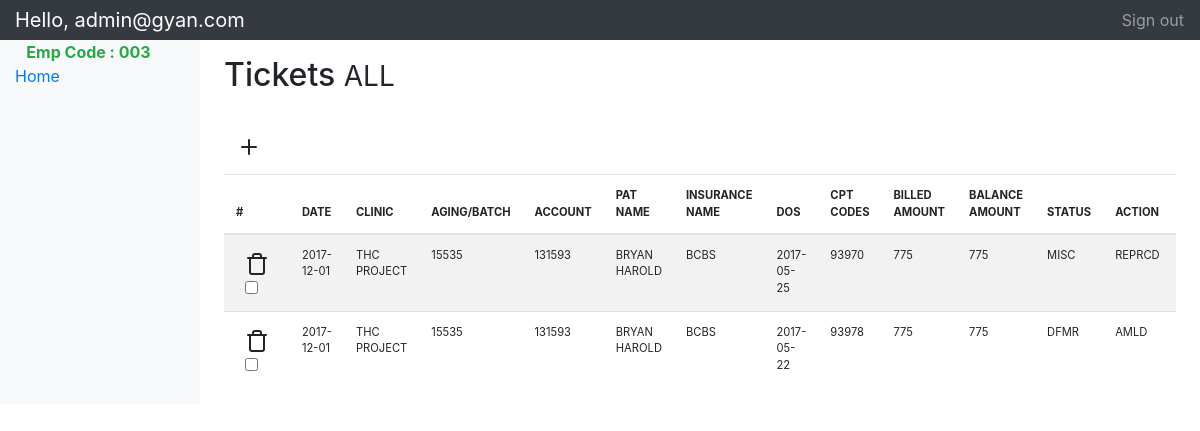
Before: /tickets/list/ (signed in) with the older database file.
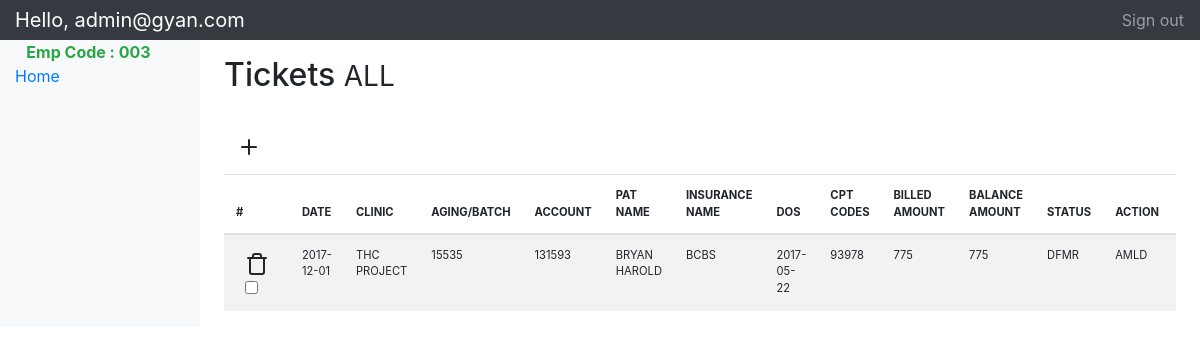
After: the same page with the newer database file.
### tickets/models.py (models this page shows, shortened)
class Ticket(models.Model):
    REJECTED = 1  # Manager can this <=pending>
    CLOSED = 2  # Manager can do this
    SUBMITTED = 3  # User can do this and manager
    STATUSES = (
        (REJECTED, 'Reverted'),
        (CLOSED, 'Closed'),
        (SUBMITTED, 'Submitted')
    )
    date_created = models.CharField(max_length=20, null=True)
    clinic = models.CharField(max_length=50, null=True)
    aging_batch = models.CharField(max_length=50, null=True)
    account = models.CharField(max_length=50, null=True)
    patient_name = models.CharField(max_length=50, null=True)
    insurance = models.CharField(max_length=100, null=True)
    dos = models.CharField(max_length=255, blank=True, null=True)
    cpt_codes = models.CharField(max_length=100, null=True)
    billed_amount = models.CharField(null=True, max_length=20)
    balance_amount = models.CharField(null=True, max_length=20)
    status = models.CharField(max_length=60, null=True)
    comment = models.TextField(blank=True, null=True)
    action = models.CharField(max_length=60, null=True)
    escalate_to = models.CharField(max_length=100, null=True)
    preventive_action = models.TextField(null=True)
    worked = models.CharField(max_length=255, blank=True, null=True)
    statuses = models.IntegerField(choices=STATUSES, default=SUBMITTED)
    form_user = models.ForeignKey(MyUser, on_delete=models.CASCADE, related_name='form_user', default=1)
    class Meta:
        ordering = ['-id']

### tickets/views.py (the view, shortened to what this page needs)
# urls.py: url(r'^tickets/list/$', ticket_list),
@login_required
def ticket_list(request):
    statuses = Ticket.STATUSES
    tickets = Ticket.objects.filter(Q(form_user=request.user.id) | Q(escalate_to=request.user.email)).all()
    status_display = 'ALL'
    return render(request, 'tickets/list.html', {'tickets': tickets, 'status_display': status_display})

### accounts/models.py (called while the page is built)
    def __str__(self):
        return self.email

### templates/tickets/list.html (shortened to what this page needs)
<!doctype html>
<html lang="en">
<head>
    {% load bootstrap4 %}
    {% bootstrap_css %}
</head>
<body>
<nav class="navbar navbar-dark sticky-top bg-dark flex-md-nowrap p-0">
    <a class="navbar-brand col-sm-3 col-md-2 mr-0" href="#">Hello, {{user}}</a>
    <ul class="navbar-nav px-3">
        <li class="nav-item text-nowrap">
            <a class="nav-link" href="/logout">Sign out</a>
        </li>
    </ul>
</nav>
<div class="container-fluid">
    <div class="row">
        <nav class="col-md-2 d-none d-md-block bg-light sidebar">
            <div class="sidebar-sticky">
                <ul class="nav flex-column">
                    <li class="nav-item">
                        <strong class="text text-success">
                            &nbsp;&nbsp;&nbsp;Emp Code : {{user.emp_code}}</strong>
                    </li>
                     <li class="nav-item">
                        <a href="/accounts/profile/">Home</a>
                    </li>
                </ul>
            </div>
        </nav>
        <main role="main" class="col-md-9 ml-sm-auto col-lg-10 pt-3 px-4">
            <div class="d-flex justify-content-between flex-wrap flex-md-nowrap align-items-center pb-2 mb-3">
                <h1 class="h2">Tickets <small>{{status_display}}</small></h1>
            </div>
            <div class="mb-2">
                    <a class="btn" href='javaScript: window.open("http://127.0.0.1:8000/tickets/new/", "MsgWindow", "width=600,height=500");' title="Add new Item">
                        <small data-feather="plus"></small>
                    </a>
            </div>
            <div class="table-responsive">
                <table class="table table-striped" style="font-size:70%;">
                    <thead>
                    <tr>
                        <th>#</th>
                        <th>DATE</th>
                        <th>CLINIC</th>
                        <th>AGING/BATCH</th>
                        <th>ACCOUNT</th>
                        <th>PAT NAME</th>
                        <th>INSURANCE NAME</th>
                        <th>DOS</th>
                        <th>CPT CODES</th>
                        <th>BILLED AMOUNT</th>
                        <th>BALANCE AMOUNT</th>
                        <th>STATUS</th>
                        <th>ACTION</th>
                        <th>Escalate To</th>
                    </tr>
                    </thead>
                    <tbody>
                    {% for ticket in tickets %}
                        <tr>
                            <td>
                                <form method="post" class="form" action="/tickets/delete/">{% csrf_token %}
                                    <button type="submit" title="Remove" class="btn btn-sm"><span data-feather="trash"></span></button>
                                </form>
                                <input type="checkbox" name="id" value="{{ticket.id}}">
                            </td>
                            <td>{{ticket.date_created}}</td>
                            <td>{{ticket.clinic}}</td>
                            <td>{{ticket.aging_batch}}</td>
                            <td>{{ticket.account}}</td>
                            <td>{{ticket.patient_name}}</td>
                            <td>{{ticket.insurance}}</td>
                            <td>{{ticket.dos}}</td>
                            <td>{{ticket.cpt_codes}}</td>
                            <td>{{ticket.billed_amount}}</td>
                            <td>{{ticket.balance_amount}}</td>
                            <td>{{ticket.status}}</td>
                            <td>{{ticket.action}}</td>
                            <td>{{ticket.escalate_to}}</td>
                        </tr>
                    {% endfor %}
                    </tbody>
                </table>
            </div>
        </main>
    </div>
</div>
</body>
</html>

Changed rows visible on the page:
no longer on this page (row edited): Ticket: date_created "2017-12-01", clinic "THC PROJECT", aging_batch "15535", account "131593", patient_name "BRYAN HAROLD", insurance "BCBS", dos "2017-05-25", cpt_codes "93970", billed_amount "775", balance_amount "775", status "MISC", action "REPRCD"
